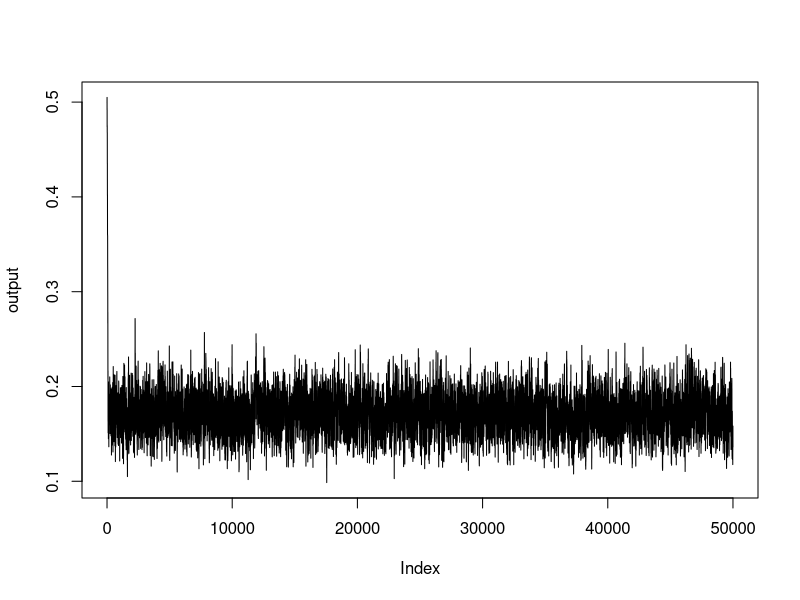
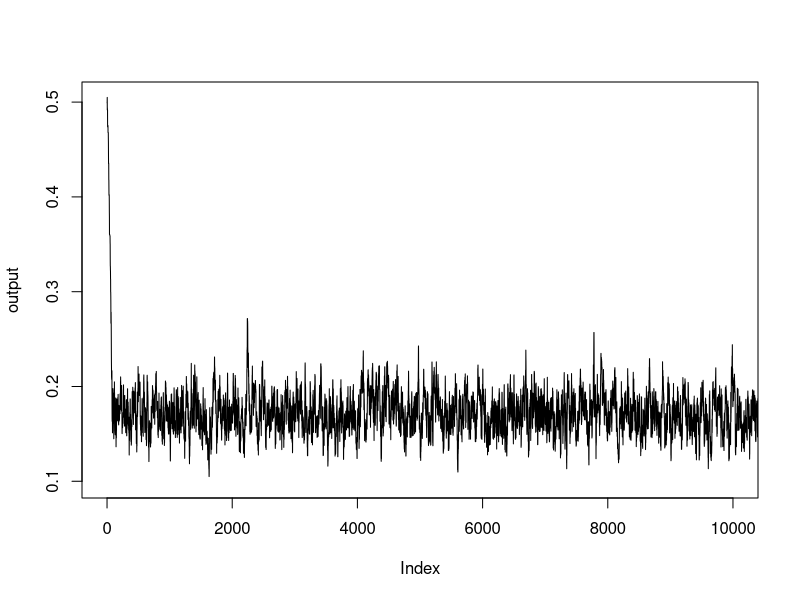
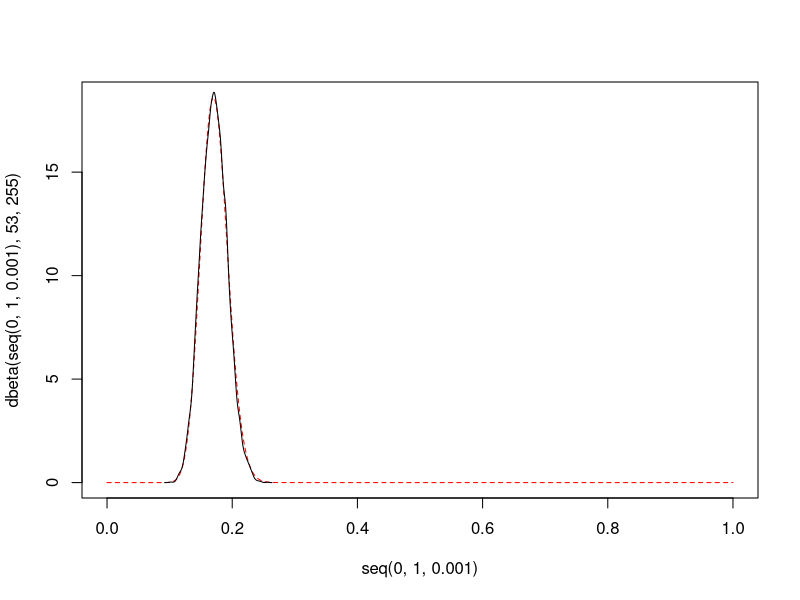
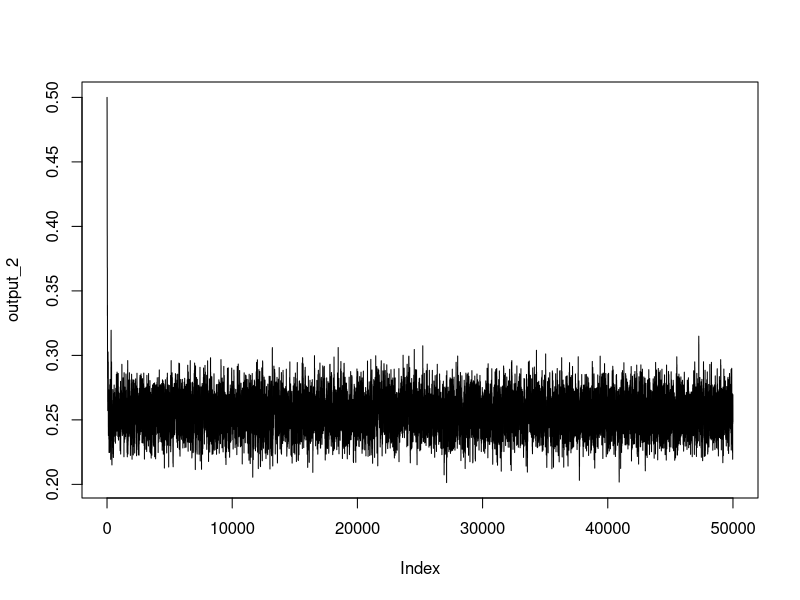
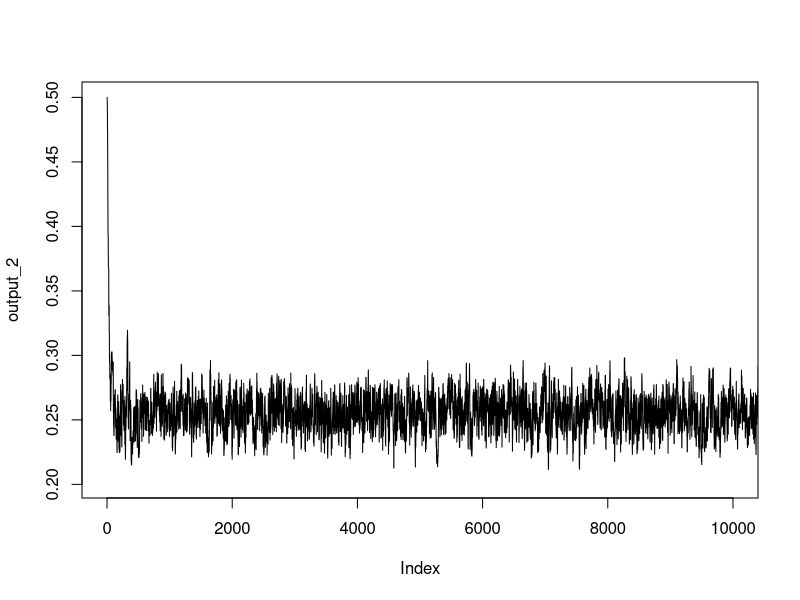
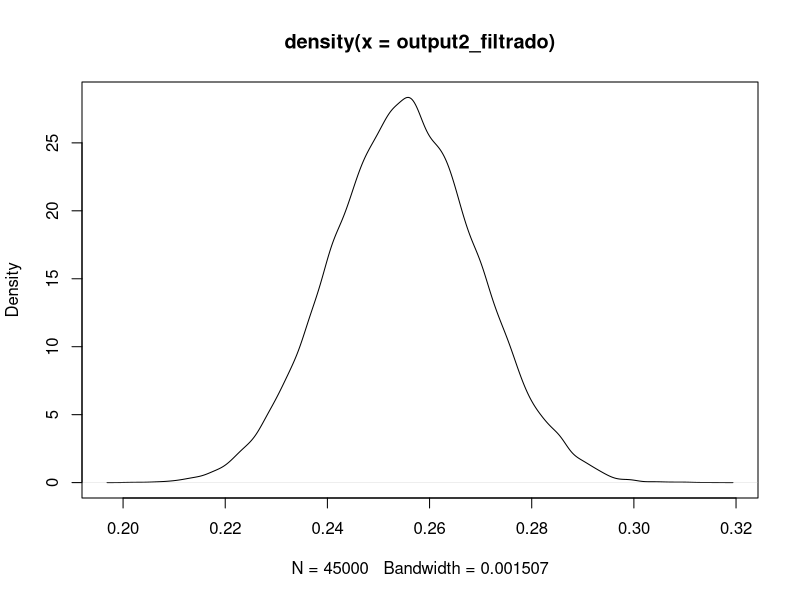

The R source for these figures, in order:
## ---- chunk 1
aceptacion_beta_binom <- function(x){
  dbeta(x, 3, 5)*dbinom(50,300,x)
}

metropolis_hastings <- function(p_init, sigma, N, fun_aceptacion){
  #Acumulo todos los p
  p_acumulado <- vector('double', N)
  
  #El primer valor de p_n es el p inicial (p_init)
  p_n <- p_init
  
  #Itero N pasos de la cadena de Markov
  for(i in 1:N){
    p_acumulado[i] <- p_n
    #Genero un candidato w_n
    w_n <- p_n + rnorm(1, 0, sigma)
    prob_aceptacion <- fun_aceptacion(w_n)/fun_aceptacion(p_n)
    r_n <- min(1,prob_aceptacion)
    p_n <- sample(
      c(w_n, p_n), #Sampleo entre el candidato (w_n) y el valor actual (p_n)
      1, #Sampleo uno solo de los dos
      prob = c(r_n, 1 - r_n) #Probabilidad de exito y fracaso
    )
  }
  return(p_acumulado)
}
## ---- chunk 2
output <- metropolis_hastings(
  0.5,
  0.01,
  50000,
  aceptacion_beta_binom
)
## ---- chunk 3
plot(output,
     type = 'l')
## ---- chunk 4
plot(output,
     type = 'l',
     xlim = c(0,10000))
## ---- chunk 5
output_filtrado <- output[5001:length(output)]
## ---- chunk 6
plot(
  seq(0,1,0.001),
  dbeta(
    seq(0,1,0.001),
    53, 255
  ),
  type = 'l',
  col = 'red',
  lty = 'dashed'
)
lines(density(output_filtrado))
## ---- chunk 7
aceptacion_unif_multinom <- function(x){
  dunif(x, 0, 1)*dmultinom(
      c(13,210,240), 
      463,
      prob = c(
      x^2, 2*x*(1-x), (1-x)^2  
      )
    )
}

output_2 <- metropolis_hastings(
  0.5, 
  0.01,
  50000,
  aceptacion_unif_multinom
)
## ---- chunk 8
plot(output_2,
     type = 'l')
## ---- chunk 9
plot(output_2,
     type = 'l',
     xlim = c(0,10000))
## ---- chunk 10
output2_filtrado <- output_2[5001:length(output_2)]
## ---- chunk 11
plot(
  density(output2_filtrado)
  )
